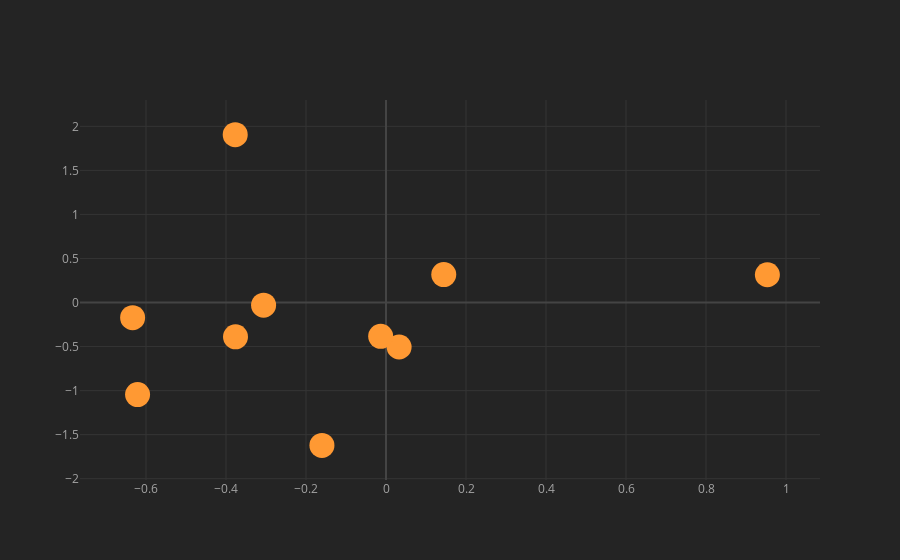

Notebook code for this chart:
### Code cell
df5.iplot(x='a',y='b',mode='markers',size=25)

### Figure 1 — Plotly figure (JSON) as saved in the notebook; plotly's stock layout.template omitted (floating-point values rounded to 4 significant figures)
{"data": [{"line": {"color": "rgba(255, 153, 51, 1.0)", "dash": "solid", "shape": "linear", "width": 1.3}, "marker": {"size": 25, "symbol": "circle"}, "mode": "markers", "name": "b", "text": "", "type": "scatter", "x": [-0.3762, -0.6334, 0.03276, -0.01331, -0.1602, 0.9534, -0.377, 0.1444, -0.306, -0.6211], "y": [-0.3898, -0.1719, -0.5052, -0.3837, -1.622, 0.3155, 1.906, 0.3173, -0.02978, -1.045]}], "layout": {"legend": {"bgcolor": "#242424", "font": {"color": "#F4F4F4"}}, "paper_bgcolor": "#242424", "plot_bgcolor": "#242424", "title": {"font": {"color": "#F4F4F4"}}, "xaxis": {"gridcolor": "#343434", "showgrid": true, "tickfont": {"color": "#A4A4A4"}, "title": {"font": {"color": "#A4A4A4"}, "text": ""}, "zerolinecolor": "#444444"}, "yaxis": {"gridcolor": "#343434", "showgrid": true, "tickfont": {"color": "#A4A4A4"}, "title": {"font": {"color": "#A4A4A4"}, "text": ""}, "zerolinecolor": "#444444"}}}
